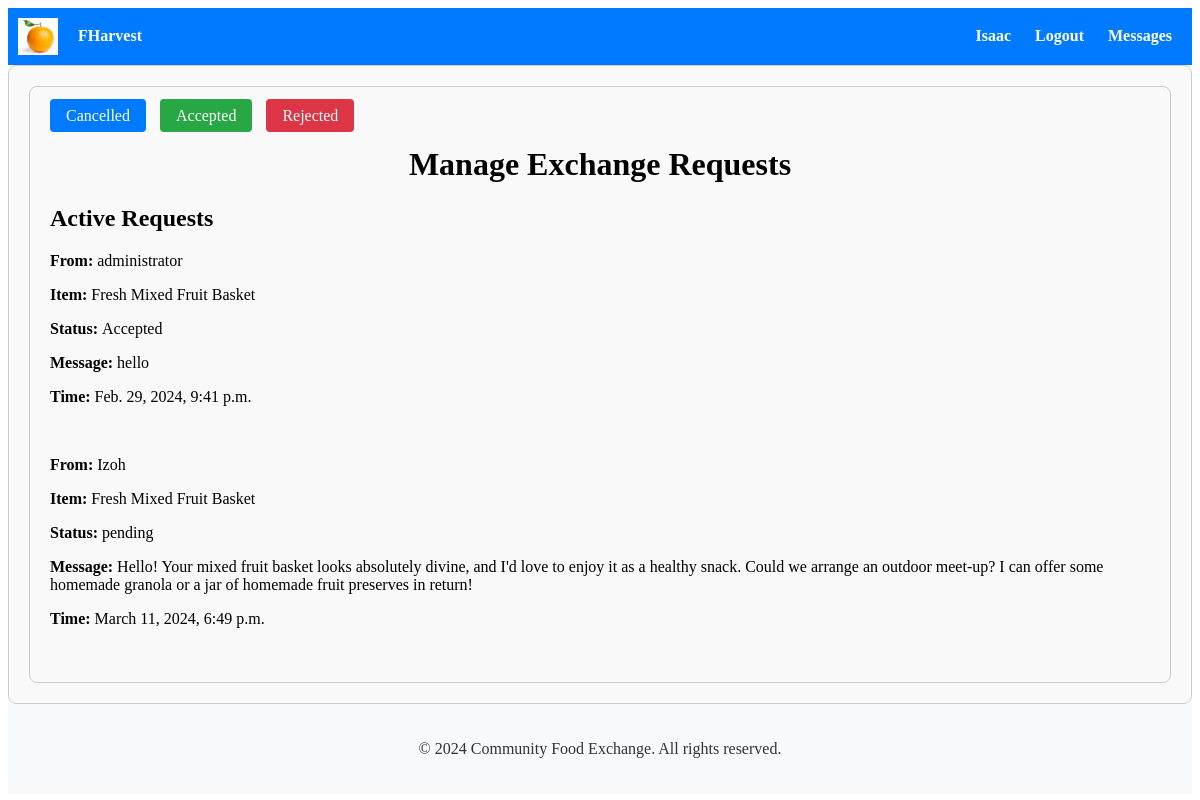
The app's page /exchange/12/manage_exchange_requests/ (signed in) with its own data.
### exchange/models.py (models this page shows, shortened)
class ExchangeRequest(models.Model):
    STATUS_CHOICES = [
        ('pending', 'Pending'),
        ('accepted', 'Accepted'),
        ('rejected', 'Rejected'),
        ('cancelled', 'Cancelled'),
    ]
    sender = models.ForeignKey(User, on_delete=models.CASCADE, related_name='exchange_sent_requests')
    receiver = models.ForeignKey(User, on_delete=models.CASCADE, related_name='exchange_received_requests')
    listing = models.ForeignKey(Listing, on_delete=models.CASCADE)
    message = models.TextField()
    status = models.CharField(max_length=20, choices=STATUS_CHOICES, default='pending')
    reason_for_cancellation = models.TextField(blank=True, null=True)
    created_at = models.DateTimeField(auto_now_add=True)

### listings/models.py (models this page shows, shortened)
class Listing(models.Model):
    user = models.ForeignKey(User, on_delete=models.CASCADE)
    item_name = models.CharField(max_length=100)
    description = models.TextField()
    quantity = models.CharField(max_length=100)  # Change to CharField
    expiration_date = models.DateField()
    preferred_exchange_method = models.CharField(max_length=200, help_text="Preferred exchange method")  # Add preferred exchange method
    created_at = models.DateTimeField(auto_now_add=True)
    image = CloudinaryField('image')

### exchange/views.py (the view, shortened to what this page needs)
# urls.py: path('<int:pk>/manage_exchange_requests/', manage_exchange_requests, name='manage_exchange_requests'),
@login_required
def manage_exchange_requests(request, pk):
    try:
        listing = Listing.objects.get(pk=pk)
    except Listing.DoesNotExist:
        return redirect('home')  # Or replace 'home' with the appropriate URL name
    exchange_requests = ExchangeRequest.objects.filter(listing=listing)
    is_owner = listing.user == request.user
    if not is_owner:
        return redirect('home')
    form = CancelExchangeRequestForm()  # Define the form outside the if block
    return render(request, 'exchange/manage_exchange_requests.html', {'listing': listing, 'exchange_requests': exchange_requests, 'form': form})

### exchange/templates/exchange/manage_exchange_requests.html (shortened to what this page needs)
{% extends 'accounts/base.html' %}
{% block content %}
<div class="container">
  <div class="row mb-3">
    <div class="col-md-12">
      <div class="btn-group" role="group">
        <a href="{% url 'cancelled_requests' %}" class="btn btn-secondary">Cancelled</a>
        <a href="{% url 'accepted_requests' %}" class="btn btn-success">Accepted</a>
        <a href="{% url 'rejected_requests' %}" class="btn btn-danger">Rejected</a>
      </div>
    </div>
  </div>
  <h1>Manage Exchange Requests</h1>
  <div class="row">
    <div class="col-md-12">
      <h2>Active Requests</h2>
      {% if exchange_requests %}
        <div class="exchange-requests">
          {% for request in exchange_requests %}
            {% if request.status != 'Cancelled' %}
              <div class="exchange-request">
                {% if request.sender == request.user %}
                  <p><strong>From: </strong>My Request</p>
                {% else %}
                  <p><strong>From: </strong>{{ request.sender.username }}</p>
                {% endif %}
                <p><strong>Item: </strong>{{ request.listing.item_name }}</p>
                <p><strong>Status: </strong>{{ request.status }}</p>
                <p><strong>Message: </strong>{{ request.message }}</p>
                <p><strong>Time: </strong>{{ request.created_at }}</p>
              </div>
            {% endif %}
          {% endfor %}
        </div>
      {% else %}
        <p>No active exchange requests yet.</p>
      {% endif %}
    </div>
  </div>
</div>
{% endblock %}

### accounts/templates/accounts/base.html (shortened to what this page needs)
{% load static %}
<!DOCTYPE html>
<html lang="en">
<head>
    <link rel="stylesheet" type="text/css" href="{% static 'css/style.css' %}">
    <link href="https://cdn.jsdelivr.net/npm/bootstrap-icons@1.11.3/font/bootstrap-icons.css" rel="stylesheet">
    <link rel="stylesheet" href="{% static 'path/to/compiled/bootstrap-icons.css' %}">
</head>
<body>
    <nav>
        <div class="brand-name">
            <img src="{% static 'logo.png' %}" alt="Logo" class="logo">
            <a href="{% url 'home' %}" style="color: inherit; text-decoration: none;">
                FHarvest
            </a>
        </div>
        <div class="nav-links">
            {% if user.is_authenticated %}
            <a href="{% url 'profile_update' %}">
                <span class="username">{{ user.username }}</span>
            </a>
            <a href="{% url 'logout' %}">Logout</a>
            <a href="{% if latest_conversation_id %}{% url 'conversation_detail' latest_conversation_id %}{% else %}{% url 'conversation_list' %}{% endif %}">
                Messages {% if unread_messages_count %}<span class="badge">{{ unread_messages_count }}</span>{% endif %}
            </a>
            {% else %}
            <a href="{% url 'login' %}">Login</a>
            <a href="{% url 'signup' %}">Signup</a>
            {% endif %}
        </div>
    </nav>
    <div class="container">
        {% block content %}
        {% endblock %}
    </div>
    <footer>
        <p>© 2024 Community Food Exchange. All rights reserved.</p>
    </footer>
</body>
</html>

### accounts/static/css/style.css (style rules this page uses)
.container { max-width: 1200px; margin: 0 auto; padding: 2px; }
.brand-name { display: flex; align-items: center; }
.logo { width: 50px; margin-right: 10px; }
.btn { padding: 8px 16px; background-color: #007bff; color: #fff; border: none; border-radius: 4px; cursor: pointer; text-decoration: none; }
.btn-group { margin-bottom: 20px; text-decoration: none; }
.btn-group .btn { flex: 1; margin-right: 10px; text-decoration: none; }
.btn-group .btn:last-child { margin-right: 0; text-decoration: none; }
.btn-success { background-color: #28a745; text-decoration: none; }
.btn-danger { background-color: #dc3545; text-decoration: none; }
.container { max-width: 800px; margin: 0 auto; }
.container { max-width: 800px; margin: 20px auto; padding: 2px; border: 1px solid #ccc; border-radius: 8px; background-color: #f9f9f9; }
.container h1 { text-align: center; }

### accounts/templates/accounts/base.html (style rules this page uses)
nav { background-color: #007bff; color: #fff; padding: 10px; display: flex; justify-content: space-between; align-items: center; }
nav a { color: #fff; text-decoration: none; margin: 0 10px; font-weight: bold; }
.brand-name { cursor: pointer; display: flex; align-items: center; }
.logo { width: 40px; height: auto; margin-right: 10px; }
footer { background-color: #f8f9fa; color: #333; padding: 20px; text-align: center; }
.container { max-width: 100%; margin: 0 auto; padding: 20px; box-sizing: border-box; }

### records on screen
ExchangeRequest: sender.username "administrator", listing.item_name "Fresh Mixed Fruit Basket", status "Accepted", message "hello", created_at "Feb. 29, 2024, 9:41 p.m."
ExchangeRequest: sender.username "Izoh", listing.item_name "Fresh Mixed Fruit Basket", status "pending", message "Hello! Your mixed fruit basket looks absolutely divine, and I'd love to enjoy it as a healthy snack. Could we arrange an outdoor meet-up? I can offer some homemade granola or a jar of homemade fruit preserves in return!", created_at "March 11, 2024, 6:49 p.m."

### other values on screen
{{ user.username }} "Isaac"
